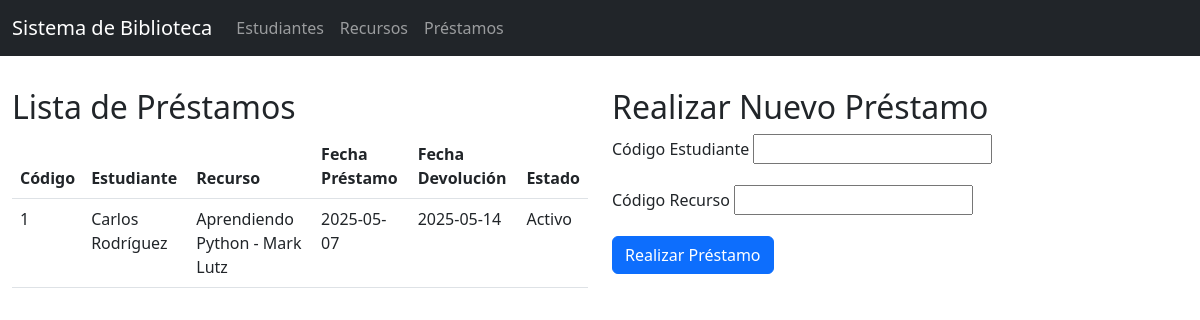
Screenshot of /prestamos with the database file from the repository.
### app.py (models this page shows)
class Prestamo(db.Model):
    codigoPrestamo = db.Column(db.Integer, primary_key=True)
    codigoEstudiante = db.Column(db.Integer, db.ForeignKey('estudiante.codigoEstudiante'))
    codigoRecurso = db.Column(db.Integer, db.ForeignKey('recurso.codigoRecurso'))
    fechaPrestamo = db.Column(db.DateTime)
    fechaDevolucion = db.Column(db.DateTime)
    estadoPrestamo = db.Column(db.String(50))

class Estudiante(db.Model):
    codigoEstudiante = db.Column(db.Integer, primary_key=True)
    nombre = db.Column(db.String(100))
    telefono = db.Column(db.String(20))
    email = db.Column(db.String(100))
    direccion = db.Column(db.String(255))
    prestamos = db.relationship('Prestamo', backref='estudiante', lazy=True)

class Recurso(db.Model):
    codigoRecurso = db.Column(db.Integer, primary_key=True)
    nombre = db.Column(db.String(100))
    estado = db.Column(db.String(50))
    prestamos = db.relationship('Prestamo', backref='recurso', lazy=True)

### app.py (the view)
@app.route('/prestamos')
def prestamos():
    prestamos = Prestamo.query.all()
    return render_template('prestamos.html', prestamos=prestamos)

### templates/prestamos.html (shortened to what this page needs)
{% extends "base.html" %}
{% block content %}
<div class="row">
    <div class="col-md-6">
        <h2>Lista de Préstamos</h2>
        <table class="table">
            <thead>
                <tr>
                    <th>Código</th>
                    <th>Estudiante</th>
                    <th>Recurso</th>
                    <th>Fecha Préstamo</th>
                    <th>Fecha Devolución</th>
                    <th>Estado</th>
                </tr>
            </thead>
            <tbody>
                {% for prestamo in prestamos %}
                <tr>
                    <td>{{ prestamo.codigoPrestamo }}</td>
                    <td>{{ prestamo.estudiante.nombre }}</td>
                    <td>{{ prestamo.recurso.nombre }}</td>
                    <td>{{ prestamo.fechaPrestamo.strftime('%Y-%m-%d') }}</td>
                    <td>{{ prestamo.fechaDevolucion.strftime('%Y-%m-%d') }}</td>
                    <td>{{ prestamo.estadoPrestamo }}</td>
                </tr>
                {% endfor %}
            </tbody>
        </table>
    </div>
    <div class="col-md-6">
        <h2>Realizar Nuevo Préstamo</h2>
        <form method="POST" action="{{ url_for('prestar') }}">
            <div class="mb-3">
                <label for="codigoEstudiante" class="form-label">Código Estudiante</label>
                <input type="text" class="form-input" id="codigoEstudiante" name="codigoEstudiante" required>
            </div>
            <div class="mb-3">
                <label for="codigoRecurso" class="form-label">Código Recurso</label>
                <input type="text" class="form-input" id="codigoRecurso" name="codigoRecurso" required>
            </div>
            <button type="submit" class="btn btn-primary">Realizar Préstamo</button>
        </form>
    </div>
</div>
{% endblock %}

### rows the page displays
Prestamo: codigoPrestamo "1", estudiante.nombre "Carlos Rodríguez", recurso.nombre "Aprendiendo Python - Mark Lutz", fechaPrestamo "2025-05-07", fechaDevolucion "2025-05-14", estadoPrestamo "Activo"
